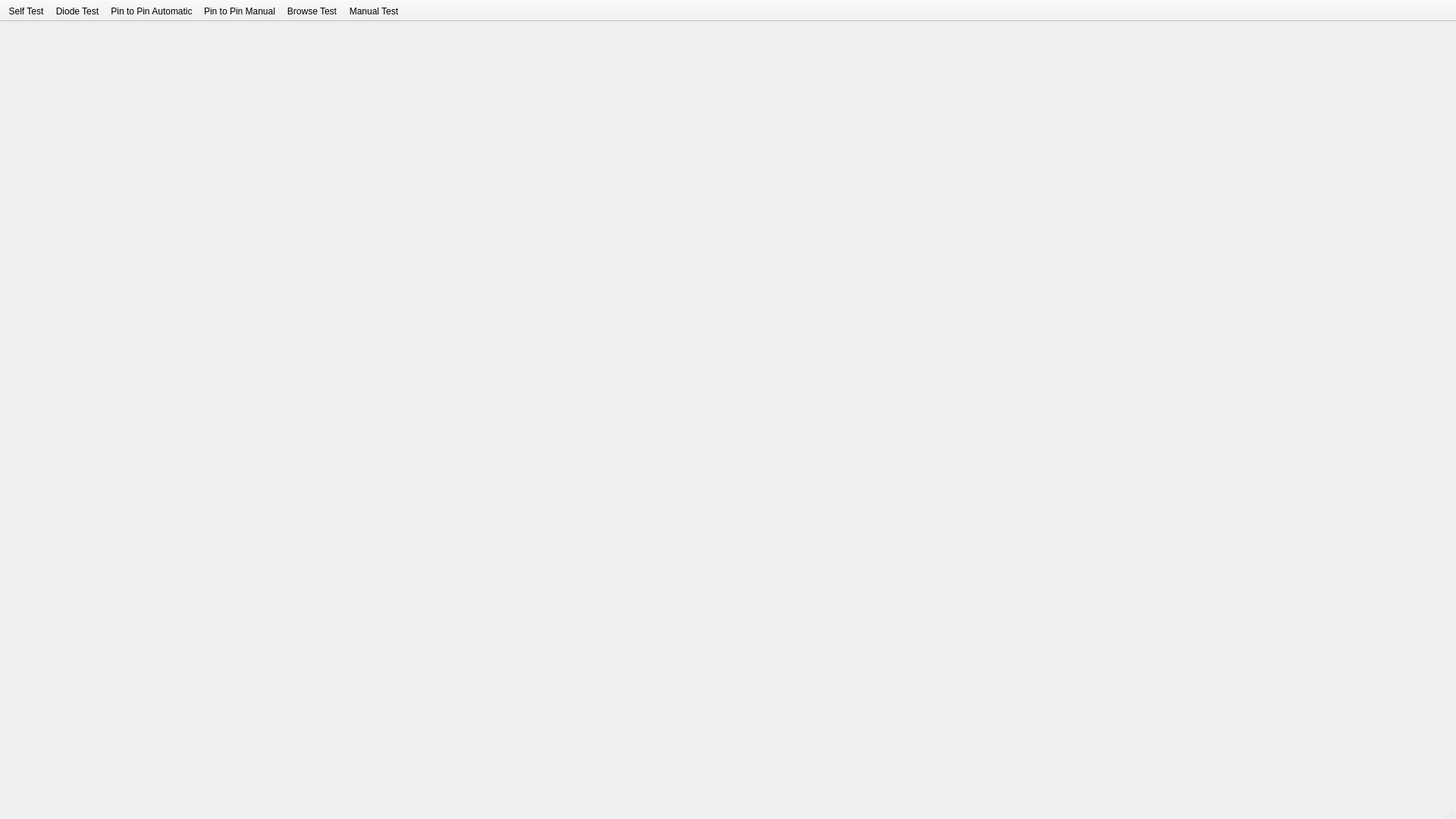
<?xml version="1.0" encoding="UTF-8"?>
<ui version="4.0">
 <class>MainWindow</class>
 <widget class="QMainWindow" name="MainWindow">
  <property name="geometry">
   <rect>
    <x>0</x>
    <y>0</y>
    <width>1920</width>
    <height>1080</height>
   </rect>
  </property>
  <property name="windowTitle">
   <string>MainWindow</string>
  </property>
  <property name="documentMode">
   <bool>false</bool>
  </property>
  <property name="unifiedTitleAndToolBarOnMac">
   <bool>false</bool>
  </property>
  <widget class="QWidget" name="centralwidget"/>
  <widget class="QStatusBar" name="statusbar"/>
  <widget class="QToolBar" name="toolBar">
   <property name="windowTitle">
    <string>toolBar</string>
   </property>
   <property name="movable">
    <bool>false</bool>
   </property>
   <property name="iconSize">
    <size>
     <width>32</width>
     <height>32</height>
    </size>
   </property>
   <property name="floatable">
    <bool>false</bool>
   </property>
   <attribute name="toolBarArea">
    <enum>TopToolBarArea</enum>
   </attribute>
   <attribute name="toolBarBreak">
    <bool>false</bool>
   </attribute>
   <addaction name="actionSelf_Test"/>
   <addaction name="actionDiode_Test"/>
   <addaction name="actionPin_to_Pin_Automatic"/>
   <addaction name="actionPin_to_Pin_Manual"/>
   <addaction name="actionBrowse_Test"/>
   <addaction name="actionManual_Test"/>
  </widget>
  <action name="actionSelf_Test">
   <property name="icon">
    <iconset>
     <normaloff>Icons/SlfTst.png</normaloff>Icons/SlfTst.png</iconset>
   </property>
   <property name="text">
    <string>Self Test</string>
   </property>
  </action>
  <action name="actionDiode_Test">
   <property name="icon">
    <iconset>
     <normaloff>Icons/DidTst.png</normaloff>Icons/DidTst.png</iconset>
   </property>
   <property name="text">
    <string>Diode Test</string>
   </property>
  </action>
  <action name="actionPin_to_Pin_Automatic">
   <property name="icon">
    <iconset>
     <normaloff>Icons/PtPAut.png</normaloff>Icons/PtPAut.png</iconset>
   </property>
   <property name="text">
    <string>Pin to Pin Automatic</string>
   </property>
  </action>
  <action name="actionPin_to_Pin_Manual">
   <property name="icon">
    <iconset>
     <normaloff>Icons/PtPMan.png</normaloff>Icons/PtPMan.png</iconset>
   </property>
   <property name="text">
    <string>Pin to Pin Manual</string>
   </property>
  </action>
  <action name="actionBrowse_Test">
   <property name="icon">
    <iconset>
     <normaloff>Icons/Browse import.png</normaloff>Icons/Browse import.png</iconset>
   </property>
   <property name="text">
    <string>Browse Test</string>
   </property>
  </action>
  <action name="actionManual_Test">
   <property name="icon">
    <iconset>
     <normaloff>Icons/MT.png</normaloff>Icons/MT.png</iconset>
   </property>
   <property name="text">
    <string>Manual Test</string>
   </property>
  </action>
 </widget>
 <resources/>
 <connections/>
</ui>
